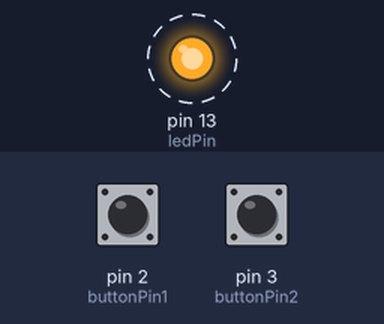
Bench run of a sketch on a simulated Arduino Uno, built with avr-gcc and run on an emulated ATmega328P. On the bench: output pins drawn as LEDs (lit = HIGH). Dashed ring = blinking. Inputs (shaded band) come from the test bench; at power-on: pin 2 (buttonPin1) LOW, pin 3 (buttonPin2) LOW.

Above: at 0.2 s.
Timing chart, 0 to 3.0 s (numbered marks = the images above):
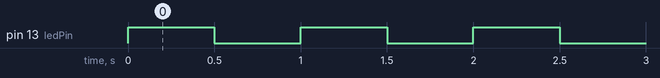

Measured:
- by itself, pin 13 (ledPin): alternates HIGH for 0.50 s and LOW for 0.50 s

The sketch:

Lab5.ino
```cpp
//constants dont change so it makes it easier on the memory
const int buttonPin1 = 2;
const int buttonPin2 = 3;
const int ledPin = 13;

//variables will change that will state the current yes/no on/off of the buttons
int buttonState1 = 0;
int buttonState2 = 0;

void setup()
{
  pinMode(ledPin, OUTPUT);     //led is output
  pinMode(buttonPin1, INPUT);  //button is input
  pinMode(buttonPin2, INPUT);  //button is input
}

void loop()
{
  buttonState1 = digitalRead(buttonPin1);
  buttonState2 = digitalRead(buttonPin2);

  if (buttonState1 == HIGH && buttonState2 == HIGH) {
    digitalWrite(ledPin, LOW);
  } else if ((buttonState1 == HIGH && buttonState2 == LOW) || (buttonState1 == LOW && buttonState2 == HIGH)) {
    digitalWrite(ledPin, HIGH);
  } else {
    digitalWrite(ledPin, HIGH);
    delay(500);
    digitalWrite(ledPin, LOW);
    delay(500);
  }
}
```
